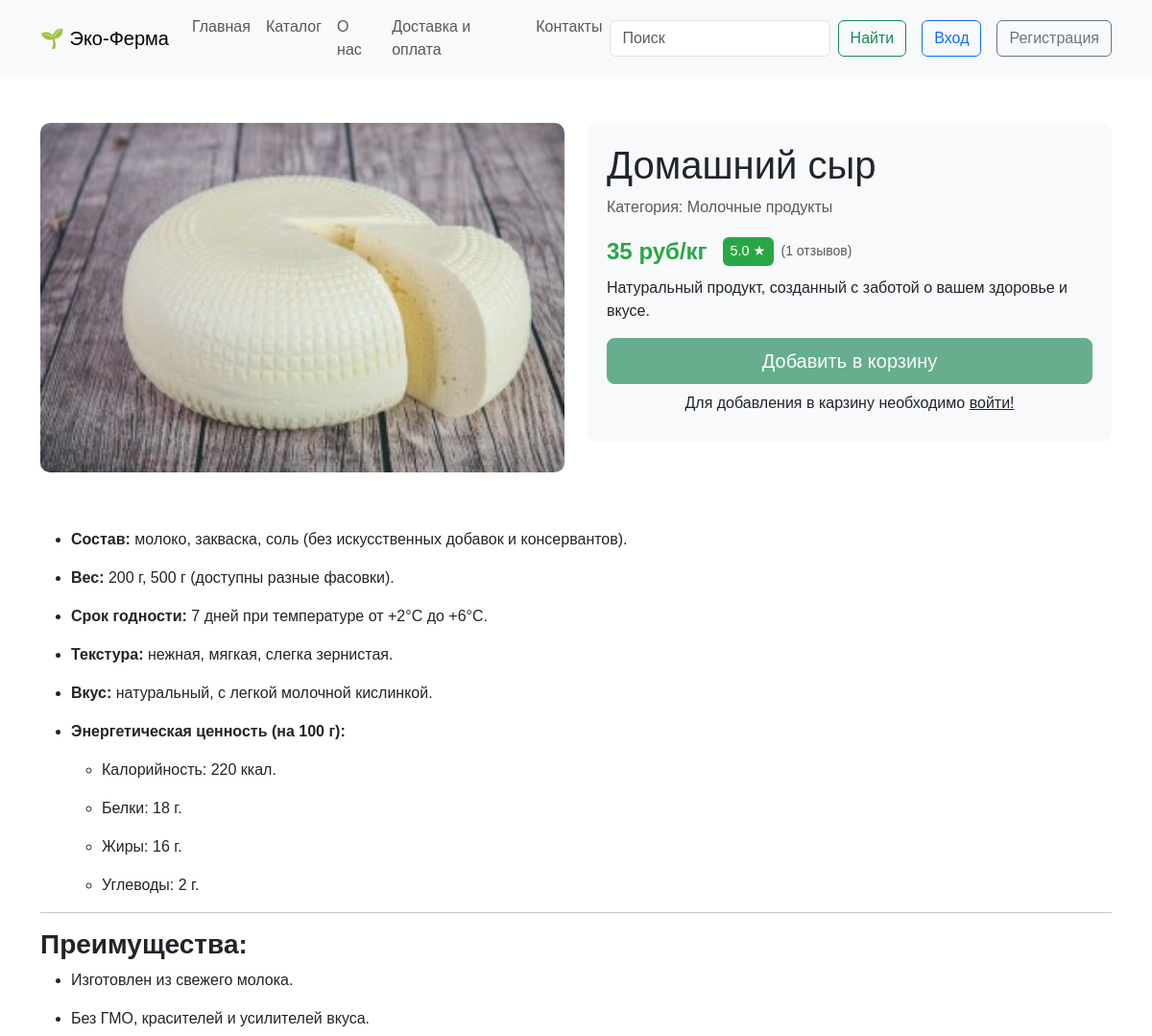
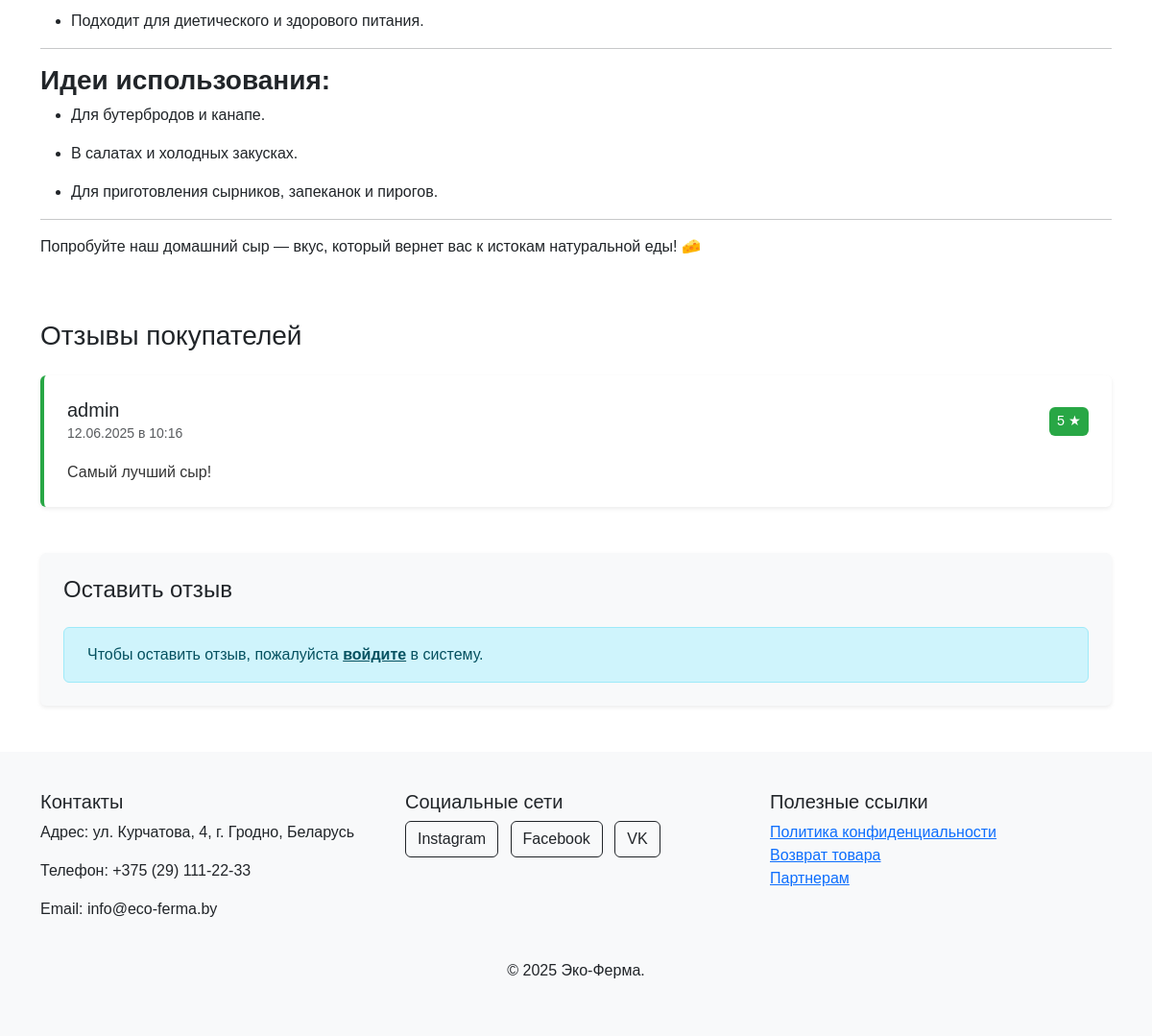
The app's page /product/2 with its own data (2 pictures, top to bottom).
### app.py (models this page shows, shortened)
class Products(db.Model):
    id = db.Column(db.Integer,primary_key=True)
    title = db.Column(db.String(100))
    subText = db.Column(db.Text)
    text = db.Column(db.Text)
    image_name = db.Column(db.String(100))
    category = db.Column(db.String(100))
    price = db.Column(db.Integer)
    orders = db.relationship('Orders', backref='product', lazy=True)

class Reviews(db.Model):
    id = db.Column(db.Integer, primary_key=True)
    id_user = db.Column(db.Integer, db.ForeignKey('users.id'))
    id_product = db.Column(db.Integer, db.ForeignKey('products.id'))
    rating = db.Column(db.Integer)  # Оценка от 1 до 5
    text = db.Column(db.Text)
    date = db.Column(db.DateTime, default=datetime.now)
    user = db.relationship('Users', backref='reviews')
    product = db.relationship('Products', backref='reviews')

class Users(db.Model):
    id = db.Column(db.Integer,primary_key=True)
    name = db.Column(db.String(100))
    surname = db.Column(db.String(100))
    email = db.Column(db.String(100), unique=True)
    password = db.Column(db.String(100), unique=True)
    root = db.Column(db.Integer, default=0)
    reports = db.relationship('Reports', backref='user', lazy=True)

### app.py (the view, shortened to what this page needs)
@app.route('/product/<int:id>', methods=['GET', 'POST'])
def product(id):
    product = Products.query.get(id)
    avg_rating = db.session.query(
        db.func.avg(Reviews.rating)
    ).filter(Reviews.id_product == id).scalar()
    avg_rating = round(avg_rating, 1) if avg_rating else 0
    product.reviews = sorted(product.reviews, key=lambda x: x.date, reverse=True)
    return render_template("product.html",product=product,avg_rating=avg_rating,
        reviews_count=len(product.reviews))

### app.py (called while the page is built, shortened)
@app.context_processor
def inject_order_count():
    order_count = 0
    return dict(order_count=order_count)

@app.context_processor
def inject_user():
    def get_user_name():
        if 'name' in session:
            return Users.query.filter_by(email=session['name']).first()
    return dict(active_user=get_user_name())

### templates/product.html (shortened to what this page needs)
{% extends 'base.html' %}
{% block main %}
  <div class="container my-5">
    <div class="row">
      <div class="col-md-6">
        <div class="product-images">
          <img src="../static/img/upload/{{product.image_name}}" alt="{{product.title}}" class="main-image">
        </div>
      </div>
      <div class="col-md-6">
    <div class="product-info">
        <h1>{{product.title}}</h1>
        <p class="text-muted">Категория: {{product.category}}</p>
        <div class="d-flex align-items-center mb-2">
            <div class="price-container">
                <p class="price mb-0 me-3">
                    <span id="basePrice">{{product.price}}</span>
                    <span id="priceUnit">{%if product.title=="Свежее молоко"%}руб/л{%elif product.title=="Эко газон 'Зеленый ковер'"%}руб/м2{%else%}руб/кг{%endif%}</span>
                </p>
            </div>
            <div class="d-flex align-items-center">
                {% if reviews_count > 0 %}
                <div class="rating-badge bg-success text-white px-2 py-1 rounded me-2">
                    {{ avg_rating }} ★
                </div>
                <small class="text-muted">({{ reviews_count }} отзывов)</small>
                {% else %}
                <small class="text-muted">Нет отзывов</small>
                {% endif %}
            </div>
        </div>
        <p>{{product.subText}}</p>
        {%if 'name' in session %}
        <form method="post" action="{{url_for('add_to_cart', id_user=active_user.id, id_product=product.id)}}">
            <div class="mb-3">
                <label for="quantity" class="form-label">Количество {%if product.title=="Свежее молоко"%}л{%elif product.title=="Эко газон 'Зеленый ковер'"%}м2{%else%}кг{%endif%}:</label>
                <input type="number" name="count_products" class="form-control quantity" id="quantity"
                       value="1" min="1" oninput="calculateTotalPrice()">
            </div>
            <p class="total-price my-3" id="totalPrice" style="display: none;">
                    Итого: <span id="calculatedPrice">{{product.price}}</span> руб
                </p>
            <button type="submit" class="btn btn-success btn-lg w-100">Добавить в корзину</button>
            {%else%}
            <button type="submit" class="btn btn-success btn-lg w-100" disabled>Добавить в корзину</button>
            <p class="text-center my-2">Для добавления в карзину необходимо <a href="/login" class="link-dark">войти!</a> </p>
            {%endif%}
    </div>
</div>
    </div>
    <div class="row mt-5">
      <div class="col">
        {% autoescape false %} {{product.text}} {% endautoescape %}
      </div>
    </div>
<div class="row mt-5">
    <div class="col-12">
        <h3 class="mb-4">Отзывы покупателей</h3>
        <div class="reviews-list mb-5">
            {% for review in product.reviews %}
            <div class="review-card mb-4 p-4 rounded shadow-sm">
                <div class="d-flex justify-content-between align-items-center mb-3">
                    <div class="d-flex align-items-center">
                        <div>
                            <h5 class="mb-0">{{ review.user.name }}</h5>
                            <small class="text-muted">{{ review.date.strftime('%d.%m.%Y в %H:%M') }}</small>
                        </div>
                    </div>
                    <div class="rating-badge bg-success text-white px-2 py-1 rounded">
                        {{ review.rating }} ★
                    </div>
                </div>
                <div class="d-flex justify-content-between align-items-center">
                  <p class="review-text mb-0">{{ review.text }}</p>
                </div>
            </div>
            {% else %}
            <div class="empty-reviews text-center py-5 bg-light rounded">
                <i class="bi bi-chat-square-text fs-1 text-muted"></i>
                <p class="mt-3">Пока нет отзывов. Будьте первым!</p>
            </div>
            {% endfor %}
        </div>
        <div class="add-review-form bg-light p-4 rounded shadow-sm">
            <h4 class="mb-4">Оставить отзыв</h4>
            {% if 'name' in session %}
            <form method="post" action="{{ url_for('add_review', product_id=product.id) }}">
                <div class="mb-4">
                    <label class="form-label d-block">Ваша оценка</label>
                    <div class="star-rating">
                        {% for i in range(5, 0, -1) %}
                        <input type="radio" id="star{{i}}" name="rating" value="{{i}}" {% if i == 5 %}checked{% endif %}>
                        <label for="star{{i}}" title="{{i}} звезд"> ★</label>
                        {% endfor %}
                    </div>
                </div>
                <div class="mb-3">
                    <label for="reviewText" class="form-label">Ваш отзыв</label>
                    <textarea class="form-control" id="reviewText" name="text" rows="4"
                              placeholder="Поделитесь вашим мнением о товаре..." required></textarea>
                </div>
                <button type="submit" class="btn btn-success px-4">
                    <i class="bi bi-send-fill me-2"></i>Отправить отзыв
                </button>
            </form>
            {% else %}
            <div class="alert alert-info mb-0">
                Чтобы оставить отзыв, пожалуйста <a href="/login" class="alert-link">войдите</a> в систему.
            </div>
            {% endif %}
        </div>
    </div>
</div>
  </div>
  {% endblock %}

### static/css/style.css (style rules this page uses)
body { font-family: Arial, sans-serif; }
html, body { height: 100%; margin: 0; display: flex; flex-direction: column; }
.product-images img { width: 100%; height: auto; border-radius: 10px; margin-bottom: 10px; }
.product-info { background-color: #f8f9fa; padding: 20px; border-radius: 10px; }
.product-info h1 { font-size: 2.5rem; }
.product-info .price { font-size: 1.5rem; color: #28a745; font-weight: bold; }
html, body { height: 100%; }
body { display: flex; flex-direction: column; min-height: 100vh; }
.review-card { border-left: 3px solid #28a745; padding-left: 15px; margin-bottom: 20px; }
.review-card { background: white; border-left: 4px solid #28a745; transition: transform 0.2s; }
.rating-badge { font-size: 0.9rem; background-color: #28a745 !important; }
.review-text { line-height: 1.6; color: #333; }
.rating-badge { font-size: 0.9rem; display: inline-flex; align-items: center; gap: 0.25rem; }
.rating-badge { display: inline-flex; align-items: center; font-size: 0.9rem; font-weight: 500; }
.price { font-size: 1.2rem; font-weight: bold; color: #2e7d32; }

### records on screen
Products: image_name (picture), title "Домашний сыр", category "Молочные продукты", price "35", subText "Натуральный продукт, созданный с заботой о вашем здоровье и вкусе.", text "Состав: молоко, закваска, соль (без искусственных добавок и консервантов). Вес: 200 г, 500 г (доступны разные фасовки). Срок годности: 7 дней при температуре от +2°C до +6°C. Текстура: нежная, мягкая, слегка зернистая. Вкус: натуральный, с легкой молочной кислинкой. Энергетическая ценность (на 100 г): Калорийность: 220 ккал. Белки: 18 г. Жиры: 16 г. Углеводы: 2 г. Преимущества: Изготовлен из свежего молока. Без ГМО, красителей и усилителей вкуса. Подходит для диетического и здорового питания. Идеи использования: Для бутербродов и канапе. В салатах и холодных закусках. Для приготовления сырников, запеканок и пирогов. Попробуйте наш домашний сыр — вкус, который вернет вас к истокам…"
Reviews: user.name "admin", date "12.06.2025 в 10:16", rating "5", text "Самый лучший сыр!"

### other values on screen
{{ avg_rating }} "5.0"
{{ reviews_count }} "1"
